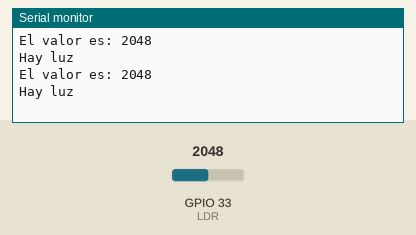
Bench run of a sketch on a simulated ESP32. On the bench: the last lines printed to the serial monitor. The inputs (shaded band) are chosen by the test bench; at power-on: GPIO 33 (LDR) = 2048.

Above: at 1.8 s.
1.9 s: GPIO 33 (LDR) set to 3040
At 2.7 s:
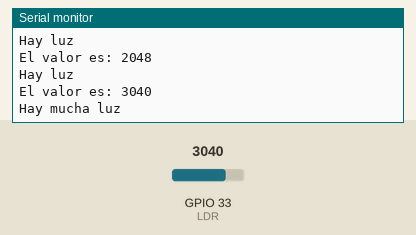
4.5 s: GPIO 33 (LDR) set to 960
At 5.8 s:
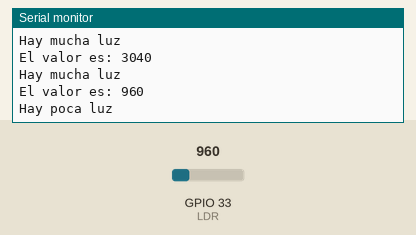
Timing chart, 0 to 7.5 s (numbered marks = the images above; inputs shaded):
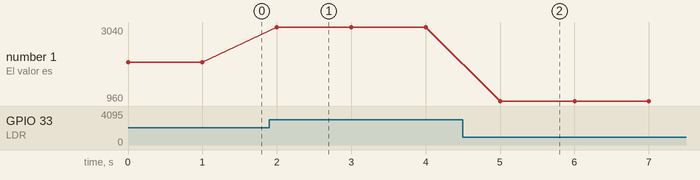

The sketch:

sensor_fotocelda.ino
```cpp
int LDR = 33;
int VALOR = 0;
void setup() {
  pinMode(LDR , INPUT);
  Serial.begin(115200);

}

void loop() {
  // Lee el valor del sensor de luz (LDR)
  int VALOR = analogRead(LDR);  // Suponiendo que el pin del LDR está conectado al pin analógico A0

  // Imprime el valor del sensor en el puerto serie
  Serial.print("El valor es: ");
  Serial.println(VALOR);

  // Compara el valor leído y muestra un mensaje en función de la cantidad de luz
  if (VALOR > 1000 && VALOR < 3000) {
    Serial.println("Hay luz");
  } else if (VALOR > 3000) {
    Serial.println("Hay mucha luz");
  } else {
    Serial.println("Hay poca luz");
  }

  // Espera 1 segundo antes de leer el sensor nuevamente
  delay(1000);
}
```

Measured:
- after the input at 1.9 s, the serial monitor: prints a new line after 0.10 s (image 1)
- after the input at 4.5 s, the serial monitor: prints a new line after 0.50 s (image 2)
- plotted number 1: 2048 → 3040 after the input at 1.9 s, 3040 → 960 after the input at 4.5 s
